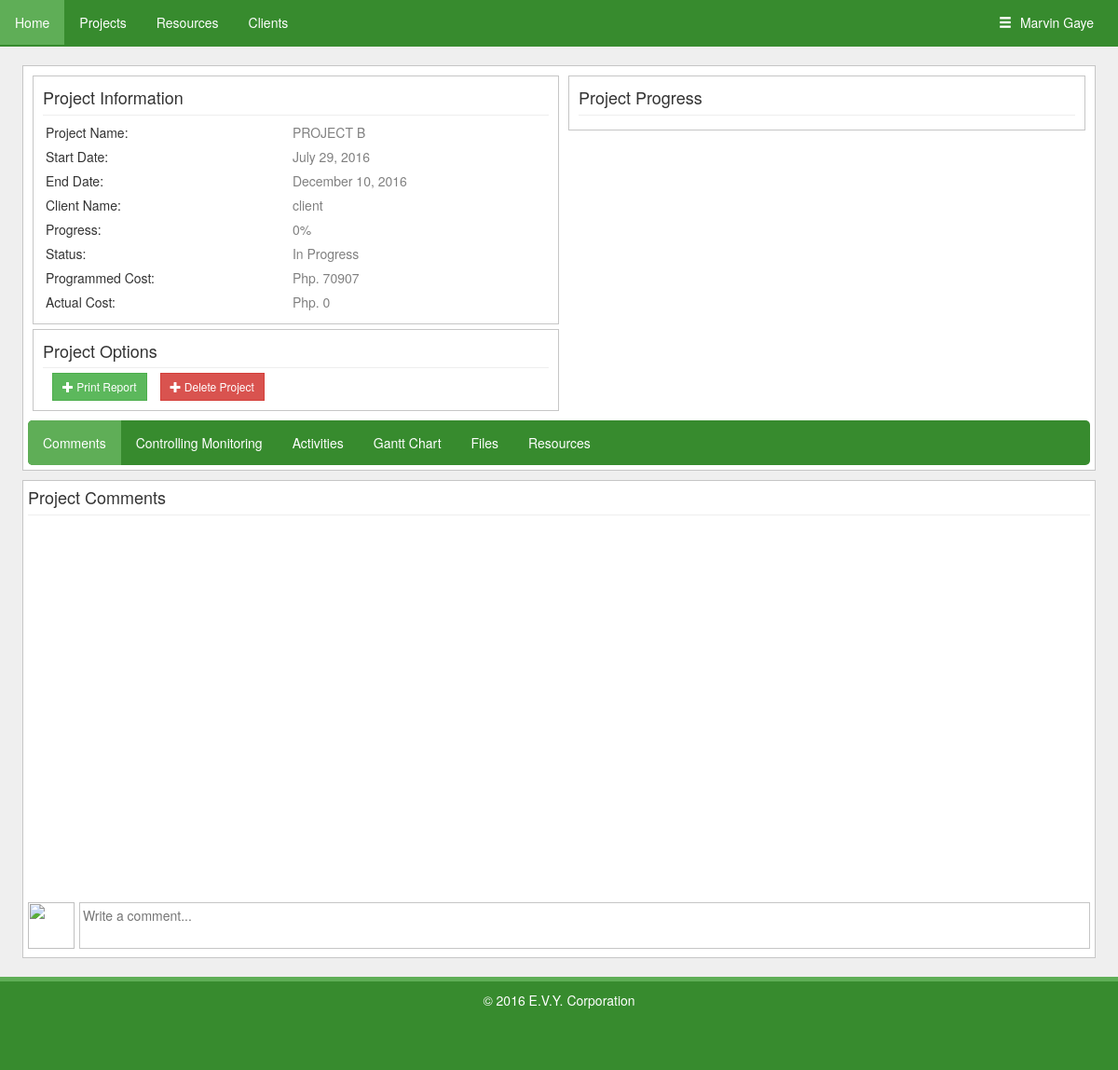
The page /viewproject.php?pid=2 (signed in) on the database its author committed.
### tables this page shows
CREATE TABLE `projects` (
  `ProjectID` int(11) NOT NULL AUTO_INCREMENT,
  `UserID` longtext NOT NULL,
  `Name` longtext NOT NULL,
  `StartDate` datetime NOT NULL,
  `EndDate` datetime NOT NULL,
  `Status` longtext NOT NULL,
  `Progress` longtext NOT NULL,
  `Location` longtext NOT NULL,
  `ProjectType` varchar(45) NOT NULL,
  `LotSize` varchar(45) DEFAULT NULL,
  `OtherSize` varchar(100) DEFAULT NULL,
  PRIMARY KEY (`ProjectID`)
);

CREATE TABLE `users` (
  `UserID` int(11) NOT NULL AUTO_INCREMENT,
  `Name` longtext NOT NULL,
  `Username` longtext NOT NULL,
  `Password` longtext NOT NULL,
  `Type` longtext NOT NULL,
  PRIMARY KEY (`UserID`)
);

### viewproject.php (the view, shortened to what this page needs)
<?php
function FormalDateTime($datetime) {
	$rawdate = explode(" ", $datetime);
	$date = $rawdate[0];
	$time = $rawdate[1];
	$months = ["January", "February", "March", "April", "May", "June", "July", "August", "September", "October", "November", "December"];
	$thetime = explode(":", $time);
	$thedate = explode("-", $date);
	if (intval($thetime[0]) >= 12) {
		$hour = $thetime[0] - 12;
		$ampm = "PM";
	} else {
		$hour = $thetime[0];
		$ampm = "AM";
	}
	if ($hour == 0) {
		$hour = 12;
	}
	return [$months[(intval($thedate[1]) - 1)] . " " . intval($thedate[2]) . ", " . intval($thedate[0]), $hour . ":" . intval($thetime[1]) . " " . $ampm];
}
if (isset($_GET["pid"]) && !empty($_GET["pid"])) {
	$mysqli = new mysqli("localhost", "root", "", "evypms");
	$query = "SELECT projects.*, users.Name as ClientName, (SELECT SUM(task_resources.Used * resources.Price) as ActualCost FROM `task_resources` INNER JOIN resources ON task_resources.ResourceID=resources.ResourceID WHERE ProjectID=projects.ProjectID) as ActualCost, (SELECT SUM(task_resources.Quantity * resources.Price) as ProgrammedCost FROM `task_resources` INNER JOIN resources ON task_resources.ResourceID=resources.ResourceID WHERE ProjectID=projects.ProjectID) as ProgrammedCost FROM projects INNER JOIN users ON projects.UserID=users.UserID WHERE ProjectID='".$mysqli->real_escape_string($_GET["pid"])."'";
	$qq = $mysqli->query($query);
	if ($qq->num_rows > 0) {
		$project = $qq->fetch_assoc();
	} else {
		die();
	}
} else {
	die();
}
?>
<!DOCTYPE html>
<html>
<head>
<link href="bootstrap-3.3.6-dist/css/bootstrap.min.css" type="text/css" rel="stylesheet" />
<link href="js/jquery-ui-1.11.4.custom/jquery-ui.css" type="text/css" rel="stylesheet" />
<link href="js/prettify/prettify.min.css" rel="stylesheet" type="text/css">
<link href="css/gantt.css" type="text/css" rel="stylesheet" />
<link rel="stylesheet" href="js/fancybox/jquery.fancybox.css?v=2.1.5" type="text/css" media="screen" />
</head>
<body>
<nav style="position:relative;">
<nav style="position:relative;height:50px;background-color: #378B2E;">
    <?php require 'menu.php'?>
</nav>
</nav>
<div style="padding-left:2%;padding-right:2%;margin-top:20px;">
<div style="width:100%;background-color:#ffffff;border-style:solid;border-width:1px;border-color:#c6c6c6;">
<div class="row" style="margin:10px;">
<div class="col-md-6" style="margin:0px;padding:0px;">
<div style="border-style:solid;border-color:#c6c6c6;border-width:1px;padding:10px;">
<span style="font-size:18px;font-weight:lighter;">Project Information</span>
<hr style="margin-top:5px;margin-bottom:5px;"/>
<table style="width:100%;" class="table_form">
<tr>
<td>Project Name:</td><td id="prjnameindicator" style="color:gray;"><?php echo $project["Name"];?></td>
</tr>
<tr>
<td>Start Date:</td><td id="prjstartdateindicator" rawdate="<?php echo $project["StartDate"];?>" style="color:gray;"><?php echo FormalDateTime($project["StartDate"])[0];?></td>
</tr>
<tr>
<td>End Date:</td><td id="prjenddateindicator" rawdate="<?php echo $project["EndDate"];?>" style="color:gray;"><?php echo FormalDateTime($project["EndDate"])[0];?></td>
</tr>
<tr>
<td>Client Name:</td><td id="prjclientnameindicator" clientid="<?php echo $project["UserID"];?>" style="color:gray;"><?php echo $project["ClientName"];?></td>
</tr>
<tr>
<td>Progress:</td><td id="progressindicator" style="color:gray;"><?php echo round($project["Progress"]);?>%</td>
</tr>
<tr>
<td>Status:</td><td id="statusindicator" style="color:gray;"><?php echo ($project["Status"] == "1" ? "Completed" : "In Progress");?></td>
</tr>
<tr>
<td>Programmed Cost:</td><td id="programmedcostindicator" style="color:gray;">Php. <?php echo ($project["ProgrammedCost"] > 0 ? $project["ProgrammedCost"] : "0.00");?></td>
</tr>
<tr>
<td>Actual Cost:</td><td id="actualcostindicator" style="color:gray;">Php. <?php echo ($project["ProgrammedCost"] > 0 ? $project["ActualCost"] : "0.00");?></td>
</tr>
</table>
</div>
<div style="margin-top:5px;border-style:solid;border-color:#c6c6c6;border-width:1px;padding:10px;">
<span style="font-size:18px;font-weight:lighter;">Project Options</span>
<hr style="margin-top:5px;margin-bottom:5px;"/>
<button class="btn btn-sm btn-success" onclick="printReport()" style="margin-left:10px;" ><span class="glyphicon glyphicon-plus"></span> Print Report</button>
<button id="delprojbtn" class="btn btn-sm btn-danger" style="margin-left:10px;" ><span class="glyphicon glyphicon-plus"></span> Delete Project</button>
</div>
</div>
<div class="col-md-6" style="margin:0px;padding:0px;padding-left:10px;">
<div style="width:100%;border-style:solid;border-color:#c6c6c6;border-width:1px;padding:10px;">
<span style="font-size:18px;font-weight:lighter;" id="myChartDiv">Project Progress</span>
<hr style="margin-top:5px;margin-bottom:5px;"/>
</div>
</div>
</div>
<nav style="margin:5px;">
<ul class="inside_menu_bar" style="border-radius:5px;">
<li id="commentsbtn" class="selected"><a>Comments</a></li>
<li id="controlmonitoringbtn"><a>Controlling Monitoring</a></li>
<li id="activitiesbtn"><a>Activities</a></li>
<li id="ganttpreviewbtn"><a>Gantt Chart</a></li>
<li id="filesbtn"><a>Files</a></li>
<li id="resourcesbtn"><a>Resources</a></li>
</nav>
</div>
<div id="comments" style="margin-top:10px;width:100%;padding:5px;background-color:#ffffff;border-style:solid;border-width:1px;border-color:#c6c6c6;">
<span style="font-size:18px;font-weight:lighter;">Project Comments</span>
<hr style="margin-top:5px;margin-bottom:5px;"/>
<div id="comments_area" style="height:400px;overflow-y:scroll;">
</div>
	<div id="thecommentbox" style="display:table;margin-top:10px;">
	<div style="width:100%;display:table-row;">
	<div style="display:table-cell;vertical-align:top;">
	<img src="http://www.fashatude.com/static/fashatude/img/user_icon.png" style="width:50px;height:50px;border-style:solid;border-color:#c6c6c6;" />
	</div>
	<div style="display:table-cell;vertical-align:top;padding-left:5px;width:100%;">
	<textarea id="newcommentarea" style="padding:3px;width:100%;border-style:solid;border-color:#c6c6c6;border-width:1px;resize:none;min-height:50px;max-height:150px;outline:none;" placeholder="Write a comment..."></textarea>
	</div>
	</div>
	</div>
</div>
</div>
<footer>
<p style="text-align:center;">&copy; 2016 E.V.Y. Corporation</p>
</footer>
</body>
</html>

### css/gantt.css (style rules this page uses)
.row:after { clear: both; }

### rows shown on the page
projects: Name "PROJECT B", StartDate "July 29, 2016", EndDate "December 10, 2016", UserID.Name "client", Progress "0"

### other values the page prints
$project["ProgrammedCost"] "70907"
$project["ActualCost"] "0"
